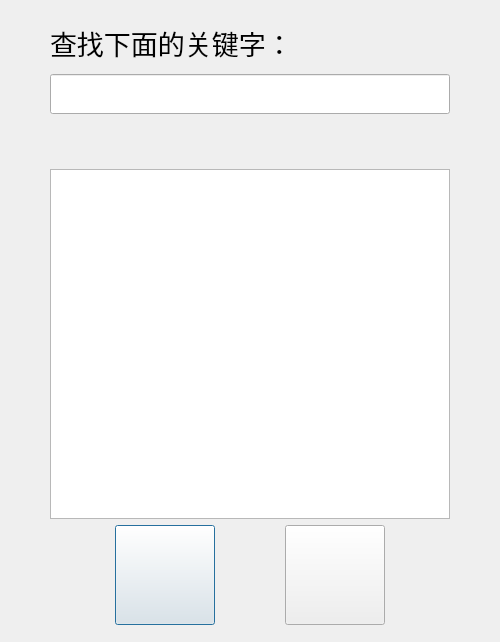
<?xml version="1.0" encoding="UTF-8"?>
<ui version="4.0">
 <class>Find</class>
 <widget class="QDialog" name="Find">
  <property name="geometry">
   <rect>
    <x>0</x>
    <y>0</y>
    <width>500</width>
    <height>642</height>
   </rect>
  </property>
  <property name="windowTitle">
   <string>Dialog</string>
  </property>
  <layout class="QGridLayout" name="gridLayout_2">
   <item row="0" column="1">
    <spacer name="verticalSpacer_2">
     <property name="orientation">
      <enum>Qt::Vertical</enum>
     </property>
     <property name="sizeHint" stdset="0">
      <size>
       <width>20</width>
       <height>17</height>
      </size>
     </property>
    </spacer>
   </item>
   <item row="1" column="0">
    <spacer name="horizontalSpacer_2">
     <property name="orientation">
      <enum>Qt::Horizontal</enum>
     </property>
     <property name="sizeHint" stdset="0">
      <size>
       <width>95</width>
       <height>20</height>
      </size>
     </property>
    </spacer>
   </item>
   <item row="1" column="1" rowspan="2" colspan="2">
    <layout class="QGridLayout" name="gridLayout">
     <item row="2" column="0">
      <layout class="QHBoxLayout" name="horizontalLayout">
       <item>
        <spacer name="horizontalSpacer_4">
         <property name="orientation">
          <enum>Qt::Horizontal</enum>
         </property>
         <property name="sizeHint" stdset="0">
          <size>
           <width>40</width>
           <height>20</height>
          </size>
         </property>
        </spacer>
       </item>
       <item>
        <widget class="QPushButton" name="findok">
         <property name="minimumSize">
          <size>
           <width>100</width>
           <height>100</height>
          </size>
         </property>
         <property name="styleSheet">
          <string notr="true">border-image: url(:/picture/find.png);</string>
         </property>
         <property name="text">
          <string/>
         </property>
        </widget>
       </item>
       <item>
        <spacer name="horizontalSpacer">
         <property name="orientation">
          <enum>Qt::Horizontal</enum>
         </property>
         <property name="sizeHint" stdset="0">
          <size>
           <width>40</width>
           <height>20</height>
          </size>
         </property>
        </spacer>
       </item>
       <item>
        <widget class="QPushButton" name="findback">
         <property name="minimumSize">
          <size>
           <width>100</width>
           <height>100</height>
          </size>
         </property>
         <property name="styleSheet">
          <string notr="true">border-image: url(:/picture/return.png);</string>
         </property>
         <property name="text">
          <string/>
         </property>
        </widget>
       </item>
       <item>
        <spacer name="horizontalSpacer_5">
         <property name="orientation">
          <enum>Qt::Horizontal</enum>
         </property>
         <property name="sizeHint" stdset="0">
          <size>
           <width>40</width>
           <height>20</height>
          </size>
         </property>
        </spacer>
       </item>
      </layout>
     </item>
     <item row="0" column="0">
      <layout class="QVBoxLayout" name="verticalLayout">
       <item>
        <widget class="QLabel" name="label">
         <property name="minimumSize">
          <size>
           <width>200</width>
           <height>50</height>
          </size>
         </property>
         <property name="font">
          <font>
           <pointsize>20</pointsize>
          </font>
         </property>
         <property name="text">
          <string>&lt;html&gt;&lt;head/&gt;&lt;body&gt;&lt;p&gt;&lt;span style=&quot; font-size:20pt;&quot;&gt;查找下面的关键字：&lt;/span&gt;&lt;/p&gt;&lt;/body&gt;&lt;/html&gt;</string>
         </property>
         <property name="alignment">
          <set>Qt::AlignLeading|Qt::AlignLeft|Qt::AlignVCenter</set>
         </property>
        </widget>
       </item>
       <item>
        <widget class="QLineEdit" name="lineEdit">
         <property name="minimumSize">
          <size>
           <width>200</width>
           <height>40</height>
          </size>
         </property>
         <property name="font">
          <font>
           <pointsize>18</pointsize>
          </font>
         </property>
        </widget>
       </item>
      </layout>
     </item>
     <item row="1" column="0">
      <layout class="QVBoxLayout" name="verticalLayout_2">
       <item>
        <widget class="QLabel" name="findresult">
         <property name="minimumSize">
          <size>
           <width>200</width>
           <height>40</height>
          </size>
         </property>
         <property name="font">
          <font>
           <family>Times New Roman</family>
           <pointsize>20</pointsize>
          </font>
         </property>
         <property name="text">
          <string>&lt;html&gt;&lt;head/&gt;&lt;body&gt;&lt;p&gt;&lt;br/&gt;&lt;/p&gt;&lt;/body&gt;&lt;/html&gt;</string>
         </property>
        </widget>
       </item>
       <item>
        <widget class="QListWidget" name="listWidget">
         <property name="minimumSize">
          <size>
           <width>400</width>
           <height>350</height>
          </size>
         </property>
        </widget>
       </item>
      </layout>
     </item>
    </layout>
   </item>
   <item row="2" column="3">
    <spacer name="horizontalSpacer_3">
     <property name="orientation">
      <enum>Qt::Horizontal</enum>
     </property>
     <property name="sizeHint" stdset="0">
      <size>
       <width>95</width>
       <height>20</height>
      </size>
     </property>
    </spacer>
   </item>
   <item row="3" column="2">
    <spacer name="verticalSpacer_3">
     <property name="orientation">
      <enum>Qt::Vertical</enum>
     </property>
     <property name="sizeHint" stdset="0">
      <size>
       <width>20</width>
       <height>16</height>
      </size>
     </property>
    </spacer>
   </item>
  </layout>
 </widget>
 <resources/>
 <connections/>
</ui>
